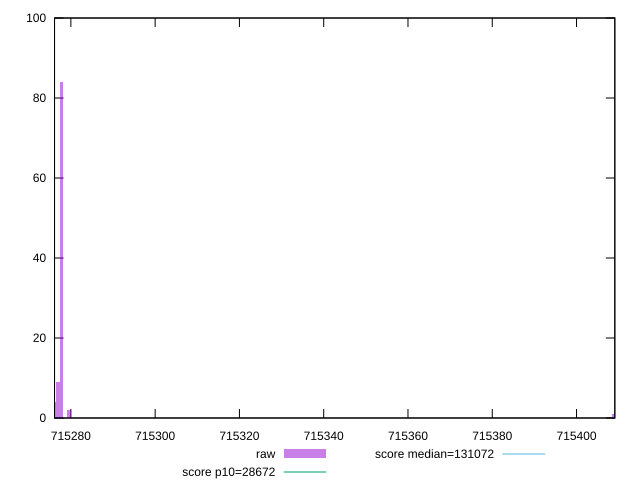

gnuplot code for this plot:
reset

$raw <<EOF
715408.9066025184 1
715277.7503151958 84
715279.4874845643 2
715276.0131458272 4
715276.8817305116 9
EOF

set key outside below
set boxwidth 0.8685846842556944
set xrange [715276.1254166666:715409.0843055556]
set yrange [0:100]
set trange [0:100]
set style fill transparent solid 0.5 noborder

set parametric
set terminal svg size 640, 490 enhanced background rgb 'white'
set output "reports/report_00033_2021-03-01T14-23-16.841Z/uses-long-cache-ttl/samples/astro-inner-cached/raw/histogram.svg"

plot $raw title "raw" with boxes, \
     28672,t title "score p10=28672", \
     131072,t title "score median=131072"

reset
